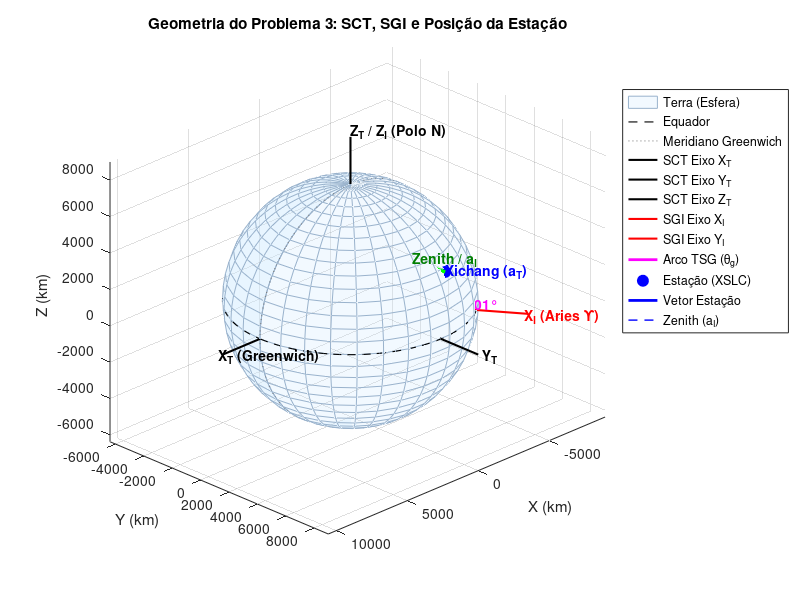
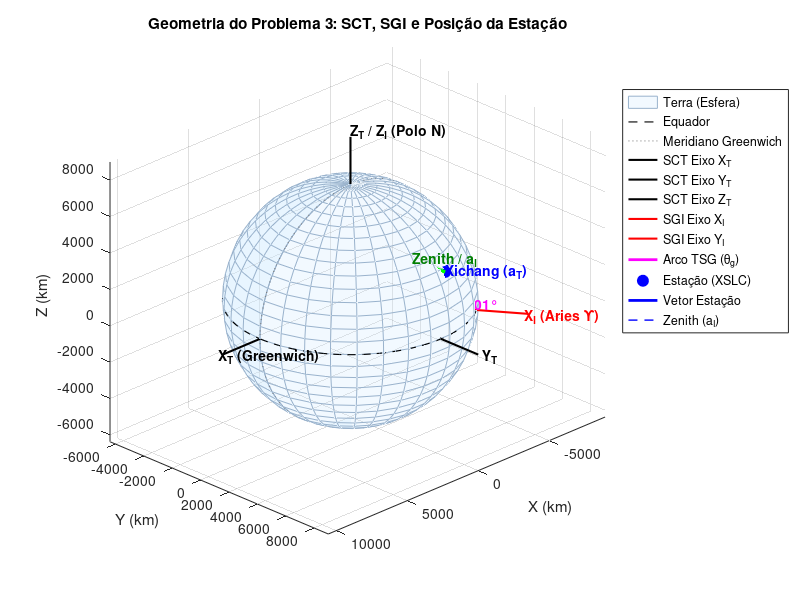

The MATLAB source for these figures, in order:
function pb3()
    clear; clc; close all;

    % =========================================================================
    % 1. CONSTANTES E PARÂMETROS DE ENTRADA
    % =========================================================================
    fprintf('==========================================================\n');
    fprintf('       LABORATÓRIO DE GN&C - PROBLEMA 3\n');
    fprintf('==========================================================\n\n');

    % Coordenadas Geográficas da Estação (Xichang Satellite Launch Center)
    lat_deg = 28; lat_min = 14; lat_sec = 45.66; % Latitude Geodésica N
    lon_deg = 102; lon_min = 01; lon_sec = 35.6; % Longitude Leste E
    alt_m = 1800;                                % Altitude (metros)

    % Instante da Medição: 20/06/2026 às 21h43m35.0s UT
    ano = 2026; mes = 6; dia = 20;
    hora = 21; minuto = 43; segundo = 35.0;

    % Conversão das Coordenadas para Graus Decimais
    phi = lat_deg + lat_min/60 + lat_sec/3600;       % Latitude geodésica (graus)
    lambda_E = lon_deg + lon_min/60 + lon_sec/3600;  % Longitude Leste (graus)
    H = alt_m / 1000;                                % Altitude em km

    % Parâmetros do Elipsoide de Referência WGS-84
    ae = 6378.137;                  % Semieixo maior (km)
    f = 1 / 298.257223563;          % Achatamento
    e2 = 2*f - f^2;                 % Primeira excentricidade linear ao quadrado

    % =========================================================================
    % 2. CÁLCULO DE DATA JULIANA (JD) E DATA JULIANA MODIFICADA (DJM)
    % =========================================================================
    [JD_meiodia, DJM0, DJM_frac] = DiaJulianoLocal(ano, mes, dia, hora, minuto, segundo);
    JD_frac = DJM_frac + 2400000.5;

    % =========================================================================
    % 3. CÁLCULO DO TEMPO SIDERAL DE GREENWICH (TSG)
    % =========================================================================
    tsg_graus = TSGLocal(ano, mes, dia, hora, minuto, segundo);

    % =========================================================================
    % 4. SISTEMA DE COORDENADAS CARTESIANAS TERRESTRES (SCT)
    % =========================================================================
    % Cálculo de N (Grande Normal / Raio de curvatura no primeiro vertical)
    N = ae / sqrt(1 - e2 * sind(phi)^2);

    % Coordenadas Cartesianas no SCT (aT)
    xT = (N + H) * cosd(phi) * cosd(lambda_E);
    yT = (N + H) * cosd(phi) * sind(lambda_E);
    zT = (N * (1 - e2) + H) * sind(phi);
    aT = [xT; yT; zT];

    % =========================================================================
    % 5. ROTAÇÃO DO SCT PARA O REFERENCIAL GEOCÊNTRICO INERCIAL (SGI)
    % =========================================================================
    % Rotação anti-horária de +tsg em torno do eixo Z:
    % aI_pos = Rz(tsg) * aT
    Rz = [cosd(tsg_graus), -sind(tsg_graus), 0; ...
          sind(tsg_graus),  cosd(tsg_graus), 0; ...
          0,                0,               1];

    aI_pos = Rz * aT;
    aI = aI_pos / norm(aI_pos); % Versor normalizado

    % =========================================================================
    % 6. DETERMINAÇÃO DAS COORDENADAS DE APONTAMENTO CELESTE (AR e DEC)
    % =========================================================================
    ra_deg = mod(atan2d(aI(2), aI(1)), 360);
    dec_deg = asind(aI(3));

    % Formatação de AR (h m s)
    ra_hours = ra_deg / 15;
    ar_h = floor(ra_hours);
    ar_m = floor((ra_hours - ar_h) * 60);
    ar_s = ((ra_hours - ar_h) * 60 - ar_m) * 60;

    % Formatação de DEC (d m s)
    dec_d = floor(dec_deg);
    dec_m = floor((dec_deg - dec_d) * 60);
    dec_s = ((dec_deg - dec_d) * 60 - dec_m) * 60;

    % =========================================================================
    % IMPRESSÃO DOS RESULTADOS NO CONSOLE
    % =========================================================================
    fprintf('----------------------------------------------------------\n');
    fprintf('1. Dados Geográficos de Entrada:\n');
    fprintf('   Latitude Geodésica (phi)  : %02d° %02d'' %05.2f\" N  (= %12.8f°)\n', lat_deg, lat_min, lat_sec, phi);
    fprintf('   Longitude Leste (lambda_E): %02d° %02d'' %05.2f\" E  (= %12.8f°)\n', lon_deg, lon_min, lon_sec, lambda_E);
    fprintf('   Altitude (H)              : %6.1f m         (= %12.6f km)\n', alt_m, H);
    fprintf('----------------------------------------------------------\n');
    fprintf('2. Tempo e Data Juliana (UT: %02d/%02d/%04d %02d:%02d:%04.1f):\n', dia, mes, ano, hora, minuto, segundo);
    fprintf('   Data Juliana (meio-dia)   : %d\n', JD_meiodia);
    fprintf('   Data Juliana com fração   : %18.10f\n', JD_frac);
    fprintf('   Data Juliana Modificada   : %18.10f (MJD)\n', DJM_frac);
    fprintf('   Tempo Sideral de Greenwich: %12.8f° (TSG)\n', tsg_graus);
    fprintf('----------------------------------------------------------\n');
    fprintf('3. Vetor no Sistema de Coordenadas Terrestres (SCT):\n');
    fprintf('   aT = [%14.6f, %14.6f, %14.6f] km\n', aT(1), aT(2), aT(3));
    fprintf('   Magnitude |aT|: %10.4f km\n', norm(aT));
    fprintf('----------------------------------------------------------\n');
    fprintf('4. Vetor no Sistema Geocêntrico Inercial (SGI):\n');
    fprintf('   aI_pos = [%14.6f, %14.6f, %14.6f] km\n', aI_pos(1), aI_pos(2), aI_pos(3));
    fprintf('   Versor aI = [%12.8f, %12.8f, %12.8f]\n', aI(1), aI(2), aI(3));
    fprintf('   Verificação (|aI|): %1.8f\n', norm(aI));
    fprintf('----------------------------------------------------------\n');
    fprintf('5. Coordenadas Celestiais Zenitais do Local (Apontamento):\n');
    fprintf('   Ascensão Reta (AR)  : %02dh %02dm %05.2fs  (= %12.8f°)\n', ar_h, ar_m, ar_s, ra_deg);
    fprintf('   Declinação (DEC)    : %+02d° %02d'' %05.2f\"   (= %12.8f°)\n', dec_d, dec_m, dec_s, dec_deg);
    fprintf('   Constelação no Zênite: PEGASUS\n');
    fprintf('==========================================================\n\n');

    % =========================================================================
    % 7. VISUALIZAÇÃO GRÁFICA 3D
    % =========================================================================
    figure(1);
    hold on; grid on; axis equal; view(135, 25);

    % Plotagem da Esfera Terrestre (Raio Médio)
    [X_esf, Y_esf, Z_esf] = sphere(30);
    surf(X_esf * ae, Y_esf * ae, Z_esf * ae, 'FaceColor', [0.8, 0.9, 1.0], ...
         'EdgeColor', [0.6, 0.7, 0.8], 'FaceAlpha', 0.25);

    % Plotagem do Equador e do Meridiano de Greenwich
    t_circle = linspace(0, 2*pi, 100);
    plot3(ae*cos(t_circle), ae*sin(t_circle), zeros(1, 100), 'k--', 'LineWidth', 0.8); % Equador
    plot3(ae*cos(t_circle), zeros(1, 100), ae*sin(t_circle), 'Color', [0.5, 0.5, 0.5], 'LineStyle', ':', 'LineWidth', 0.8); % Greenwich

    % Plotagem do Mapa Mundi (Linhas de Costa)
    if exist('coastlines.mat', 'file')
        load('coastlines.mat'); % Carrega 'tmp' contendo [longitude, latitude]
        lon_c = tmp(:, 1);
        lat_c = tmp(:, 2);
        N_c = ae ./ sqrt(1 - e2 * sind(lat_c).^2);
        x_c = N_c .* cosd(lat_c) .* cosd(lon_c);
        y_c = N_c .* cosd(lat_c) .* sind(lon_c);
        z_c = N_c .* (1 - e2) .* sind(lat_c);
        plot3(x_c, y_c, z_c, 'Color', [0.3, 0.4, 0.6], 'LineWidth', 0.8);
    end

    % Comprimento dos Eixos Coordenados para Visualização
    L_eixos = 9000;

    % Eixos SCT (Fixos na Terra - Cor Preta)
    plot3([0 L_eixos], [0 0], [0 0], 'k-', 'LineWidth', 1.5);
    plot3([0 0], [0 L_eixos], [0 0], 'k-', 'LineWidth', 1.5);
    plot3([0 0], [0 0], [0 L_eixos], 'k-', 'LineWidth', 1.5);
    text(L_eixos + 300, 0, 0, 'X_T (Greenwich)', 'FontWeight', 'bold');
    text(0, L_eixos + 300, 0, 'Y_T', 'FontWeight', 'bold');
    text(0, 0, L_eixos + 300, 'Z_T / Z_I (Polo N)', 'FontWeight', 'bold');

    % Eixos SGI (Inerciais - Cor Vermelha)
    XI_dir = Rz' * [L_eixos; 0; 0];
    YI_dir = Rz' * [0; L_eixos; 0];

    plot3([0 XI_dir(1)], [0 XI_dir(2)], [0 XI_dir(3)], 'r-', 'LineWidth', 1.5);
    plot3([0 YI_dir(1)], [0 YI_dir(2)], [0 YI_dir(3)], 'r-', 'LineWidth', 1.5);
    text(XI_dir(1) + 300, XI_dir(2), XI_dir(3), 'X_I (Aries \Upsilon)', 'Color', 'r', 'FontWeight', 'bold');
    text(YI_dir(1), YI_dir(2) + 300, YI_dir(3), 'Y_I', 'Color', 'r', 'FontWeight', 'bold');

    % Plotagem do Arco do Tempo Sideral de Greenwich (TSG)
    tsg_rad = deg2rad(tsg_graus);
    theta_arc = linspace(0, tsg_rad, 40);
    r_arc = 3500;
    plot3(r_arc * cos(theta_arc), r_arc * sin(theta_arc), zeros(1, 40), 'm-', 'LineWidth', 2);
    text(r_arc * cos(tsg_rad/2) + 200, r_arc * sin(tsg_rad/2) + 200, 300, ...
         sprintf('\\theta_g = %.2f°', tsg_graus), 'Color', 'm', 'FontWeight', 'bold');

    % Ponto da Estação Terrestre
    plot3(aT(1), aT(2), aT(3), 'bo', 'MarkerSize', 8, 'MarkerFaceColor', 'b');
    text(aT(1) + 200, aT(2) + 200, aT(3) + 200, 'Xichang (a_T)', 'Color', 'b', 'FontWeight', 'bold');

    % Vetor Posição da Estação
    plot3([0 aT(1)], [0 aT(2)], [0 aT(3)], 'b-', 'LineWidth', 2);

    % Projeção da Estação para visualização geométrica
    plot3([0 aT(1)], [0 aT(2)], [0 0], 'b--', 'LineWidth', 1);
    plot3([aT(1) aT(1)], [aT(2) aT(2)], [0 aT(3)], 'b:', 'LineWidth', 1.2);

    % Vetor Direção Inercial (Versor aI)
    L_versor = 2000;
    plot3([aT(1), aT(1) + L_versor*aI(1)], ...
          [aT(2), aT(2) + L_versor*aI(2)], ...
          [aT(3), aT(3) + L_versor*aI(3)], ...
          'g-', 'LineWidth', 2.5);
    text(aT(1) + L_versor*aI(1) + 200, ...
         aT(2) + L_versor*aI(2) + 200, ...
         aT(3) + L_versor*aI(3) + 200, ...
         'Zenith / a_I', 'Color', [0, 0.5, 0], 'FontWeight', 'bold');

    title('Geometria do Problema 3: SCT, SGI e Posição da Estação');
    xlabel('X (km)'); ylabel('Y (km)'); zlabel('Z (km)');
    legend('Terra (Esfera)', 'Equador', 'Meridiano Greenwich', ...
           'SCT Eixo X_T', 'SCT Eixo Y_T', 'SCT Eixo Z_T', ...
           'SGI Eixo X_I', 'SGI Eixo Y_I', 'Arco TSG (\theta_g)', ...
           'Estação (XSLC)', 'Vetor Estação', 'Zenith (a_I)', ...
           'Location', 'northeastoutside');

    hold off;

    % Salvar a imagem gerada
    try
        saveas(gcf, 'geometria_3d_pb3.png');
        saveas(gcf, 'geometria_3d_pb3.svg');
        fprintf('Gráfico salvo como geometria_3d_pb3.png e geometria_3d_pb3.svg no diretório corrente.\n');
    catch
        fprintf('Aviso: Não foi possível salvar o gráfico automaticamente.\n');
    end

    % =========================================================================
    % 8. SEGUNDA VISUALIZAÇÃO GRÁFICA 3D (RENDERIZADA COM TEXTURA DA TERRA)
    % =========================================================================
    if exist('earth_texture.jpg', 'file')
        figure(2);
        hold on; grid on; axis equal; view(135, 25);

        % Esfera com textura fotográfica da Terra (mar e continentes)
        [X_esf, Y_esf, Z_esf] = sphere(50);
        img_earth = imread('earth_texture.jpg');
        img_earth = flipud(img_earth);
        % Alinha a longitude 0° (centro da imagem) com a coluna 1 da esfera (que inicia em 0°)
        img_earth = circshift(img_earth, [0, size(img_earth, 2)/2, 0]);
        surf(X_esf * ae, Y_esf * ae, Z_esf * ae, 'FaceColor', 'texturemap', ...
             'CData', img_earth, 'EdgeColor', 'none', 'FaceAlpha', 0.95);

        % Plotagem do Equador e do Meridiano de Greenwich
        h_eq = plot3(ae*cos(t_circle), ae*sin(t_circle), zeros(1, 100), 'k--', 'LineWidth', 1.0); % Equador
        h_gr = plot3(ae*cos(t_circle), zeros(1, 100), ae*sin(t_circle), 'Color', [0.3, 0.3, 0.3], 'LineStyle', ':', 'LineWidth', 1.0); % Greenwich

        % Eixos SCT (Fixos na Terra - Cor Preta)
        h_sct = plot3([0 L_eixos], [0 0], [0 0], 'k-', 'LineWidth', 1.5);
        plot3([0 0], [0 L_eixos], [0 0], 'k-', 'LineWidth', 1.5);
        plot3([0 0], [0 0], [0 L_eixos], 'k-', 'LineWidth', 1.5);
        text(L_eixos + 300, 0, 0, 'X_T (Greenwich)', 'FontWeight', 'bold');
        text(0, L_eixos + 300, 0, 'Y_T', 'FontWeight', 'bold');
        text(0, 0, L_eixos + 300, 'Z_T / Z_I (Polo N)', 'FontWeight', 'bold');

        % Eixos SGI (Inerciais - Cor Vermelha)
        h_sgi = plot3([0 XI_dir(1)], [0 XI_dir(2)], [0 XI_dir(3)], 'r-', 'LineWidth', 1.5);
        plot3([0 YI_dir(1)], [0 YI_dir(2)], [0 YI_dir(3)], 'r-', 'LineWidth', 1.5);
        text(XI_dir(1) + 300, XI_dir(2), XI_dir(3), 'X_I (Aries \Upsilon)', 'Color', 'r', 'FontWeight', 'bold');
        text(YI_dir(1), YI_dir(2) + 300, YI_dir(3), 'Y_I', 'Color', 'r', 'FontWeight', 'bold');

        % Arco do TSG
        h_arc = plot3(r_arc * cos(theta_arc), r_arc * sin(theta_arc), zeros(1, 40), 'm-', 'LineWidth', 2);
        text(r_arc * cos(tsg_rad/2) + 200, r_arc * sin(tsg_rad/2) + 200, 300, ...
             sprintf('\\theta_g = %.2f°', tsg_graus), 'Color', 'm', 'FontWeight', 'bold');

        % Ponto da Estação Terrestre (XSLC)
        h_est = plot3(aT(1), aT(2), aT(3), 'bo', 'MarkerSize', 8, 'MarkerFaceColor', 'b');
        text(aT(1) + 200, aT(2) + 200, aT(3) + 200, 'Xichang (a_T)', 'Color', 'b', 'FontWeight', 'bold');

        % Vetores de Posição e Projeções
        h_vest = plot3([0 aT(1)], [0 aT(2)], [0 aT(3)], 'b-', 'LineWidth', 2);
        plot3([0 aT(1)], [0 aT(2)], [0 0], 'b--', 'LineWidth', 1);
        plot3([aT(1) aT(1)], [aT(2) aT(2)], [0 aT(3)], 'b:', 'LineWidth', 1.2);

        % Vetor Zenital Inercial (aI)
        h_zen = plot3([aT(1), aT(1) + L_versor*aI(1)], ...
              [aT(2), aT(2) + L_versor*aI(2)], ...
              [aT(3), aT(3) + L_versor*aI(3)], ...
              'g-', 'LineWidth', 2.5);
        text(aT(1) + L_versor*aI(1) + 200, ...
             aT(2) + L_versor*aI(2) + 200, ...
             aT(3) + L_versor*aI(3) + 200, ...
             'Zenith / a_I', 'Color', [0, 0.5, 0], 'FontWeight', 'bold');

        title('Geometria do Problema 3: SCT, SGI e Posição da Estação (Renderizado)');
        xlabel('X (km)'); ylabel('Y (km)'); zlabel('Z (km)');
        legend([h_eq, h_gr, h_sct, h_sgi, h_arc, h_est, h_vest, h_zen], ...
               'Equador', 'Meridiano Greenwich', 'SCT Eixos', 'SGI Eixos', ...
               'Arco TSG (\theta_g)', 'Estação (XSLC)', 'Vetor Estação', 'Zenith (a_I)', ...
               'Location', 'northeastoutside');

        hold off;

        % Salvar a imagem renderizada
        try
            saveas(gcf, 'geometria_3d_pb3_renderizado.png');
            saveas(gcf, 'geometria_3d_pb3_renderizado.svg');
            fprintf('Gráfico renderizado salvo como geometria_3d_pb3_renderizado.png e geometria_3d_pb3_renderizado.svg no diretório corrente.\n');
        catch
            fprintf('Aviso: Não foi possível salvar o gráfico renderizado automaticamente.\n');
        end
    end
end

% =========================================================================
% FUNÇÕES AUXILIARES LOCAIS
% =========================================================================

function [JD, DJM0, DJM_frac] = DiaJulianoLocal(ano, mes, dia, hora, minuto, segundo)
    if nargin < 4, hora = 0; end
    if nargin < 5, minuto = 0; end
    if nargin < 6, segundo = 0; end

    I = ano;
    J = mes;
    K = dia;

    dj1 = K - 32075 + fix((1461 * (I + 4800 + fix((J - 14)/12))) / 4);
    dj2 = fix((367 * (J - 2 - 12 * fix((J - 14)/12))) / 12);
    dj3 = fix((-3 * fix((I + 4900 + fix((J - 14)/12)) / 100)) / 4);

    JD = dj1 + dj2 + dj3;
    DJM0 = JD - 2400001;
    frac_dia = (hora + minuto/60 + segundo/3600) / 24;
    DJM_frac = DJM0 + frac_dia;
end

function tsg = TSGLocal(ano, mes, dia, hora, minuto, segundo)
    DJ0 = DiaJulianoLocal(ano, mes, dia, 0, 0, 0) - 0.5;
    delta_t = hora * 3600 + minuto * 60 + segundo;

    Tu = (DJ0 - 2415020.0) / 36525;
    L = 365.24219879 - 6.14e-6 * Tu;
    d_theta_dt = (1/240) * (1 + 1/L);
    theta_g0 = 99.69098329 + 36000.76893 * Tu + 3.87080e-4 * Tu^2;
    tsg = mod(theta_g0 + d_theta_dt * delta_t, 360);
end
